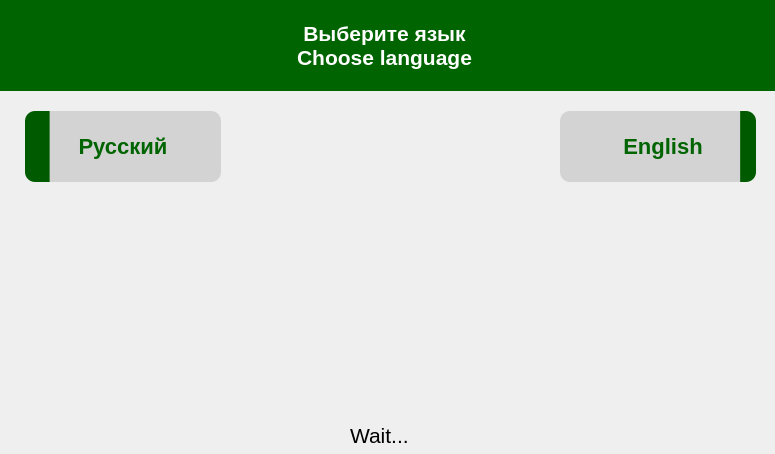
<?xml version="1.0" encoding="UTF-8"?>
<ui version="4.0">
 <class>change_lang</class>
 <widget class="QWidget" name="change_lang">
  <property name="geometry">
   <rect>
    <x>0</x>
    <y>0</y>
    <width>775</width>
    <height>454</height>
   </rect>
  </property>
  <property name="minimumSize">
   <size>
    <width>775</width>
    <height>454</height>
   </size>
  </property>
  <property name="maximumSize">
   <size>
    <width>775</width>
    <height>454</height>
   </size>
  </property>
  <property name="windowTitle">
   <string>choice language</string>
  </property>
  <property name="windowIcon">
   <iconset resource="res.qrc">
    <normaloff>:/rec/pictures/free-icon-atm-5346812.png</normaloff>:/rec/pictures/free-icon-atm-5346812.png</iconset>
  </property>
  <widget class="QGroupBox" name="wait_group">
   <property name="geometry">
    <rect>
     <x>180</x>
     <y>-20</y>
     <width>431</width>
     <height>491</height>
    </rect>
   </property>
   <property name="minimumSize">
    <size>
     <width>0</width>
     <height>454</height>
    </size>
   </property>
   <property name="autoFillBackground">
    <bool>false</bool>
   </property>
   <property name="styleSheet">
    <string notr="true">border:none;</string>
   </property>
   <property name="title">
    <string>GroupBox</string>
   </property>
   <widget class="QGraphicsView" name="graphicsView_2">
    <property name="geometry">
     <rect>
      <x>10</x>
      <y>40</y>
      <width>411</width>
      <height>391</height>
     </rect>
    </property>
    <property name="styleSheet">
     <string notr="true">background: transparent</string>
    </property>
   </widget>
   <widget class="QLabel" name="label_2">
    <property name="geometry">
     <rect>
      <x>170</x>
      <y>440</y>
      <width>151</width>
      <height>31</height>
     </rect>
    </property>
    <property name="font">
     <font>
      <pointsize>16</pointsize>
     </font>
    </property>
    <property name="styleSheet">
     <string notr="true"/>
    </property>
    <property name="text">
     <string>Wait...</string>
    </property>
   </widget>
  </widget>
  <widget class="QGroupBox" name="groupBox">
   <property name="geometry">
    <rect>
     <x>0</x>
     <y>70</y>
     <width>771</width>
     <height>161</height>
    </rect>
   </property>
   <property name="autoFillBackground">
    <bool>false</bool>
   </property>
   <property name="styleSheet">
    <string notr="true">border:none;</string>
   </property>
   <property name="title">
    <string/>
   </property>
   <property name="flat">
    <bool>false</bool>
   </property>
   <widget class="QWidget" name="layoutWidget">
    <property name="geometry">
     <rect>
      <x>10</x>
      <y>40</y>
      <width>761</width>
      <height>73</height>
     </rect>
    </property>
    <layout class="QHBoxLayout" name="horizontalLayout">
     <item>
      <widget class="QPushButton" name="russianBtn">
       <property name="enabled">
        <bool>true</bool>
       </property>
       <property name="sizePolicy">
        <sizepolicy hsizetype="Fixed" vsizetype="Fixed">
         <horstretch>0</horstretch>
         <verstretch>0</verstretch>
        </sizepolicy>
       </property>
       <property name="minimumSize">
        <size>
         <width>221</width>
         <height>71</height>
        </size>
       </property>
       <property name="autoFillBackground">
        <bool>false</bool>
       </property>
       <property name="styleSheet">
        <string notr="true">background-color: qlineargradient(spread:pad, x1:0.122749, y1:1, x2:0.129, y2:1, stop:0 rgba(0, 91, 0, 255), stop:1 rgba(211, 211, 211, 255));
color: #006400;
font-size: 22px;
font-weight: 700;
margin-left:15px;
margin-right: 10px;
border-radius: 10px;</string>
       </property>
       <property name="text">
        <string>Русский</string>
       </property>
       <property name="icon">
        <iconset resource="res.qrc">
         <normaloff>:/rec/pictures/free-icon-play-4210629.png</normaloff>:/rec/pictures/free-icon-play-4210629.png</iconset>
       </property>
       <property name="iconSize">
        <size>
         <width>30</width>
         <height>30</height>
        </size>
       </property>
       <property name="default">
        <bool>false</bool>
       </property>
      </widget>
     </item>
     <item>
      <spacer name="horizontalSpacer">
       <property name="orientation">
        <enum>Qt::Horizontal</enum>
       </property>
       <property name="sizeHint" stdset="0">
        <size>
         <width>40</width>
         <height>20</height>
        </size>
       </property>
      </spacer>
     </item>
     <item>
      <widget class="QPushButton" name="englishBtn">
       <property name="minimumSize">
        <size>
         <width>221</width>
         <height>71</height>
        </size>
       </property>
       <property name="layoutDirection">
        <enum>Qt::RightToLeft</enum>
       </property>
       <property name="autoFillBackground">
        <bool>false</bool>
       </property>
       <property name="styleSheet">
        <string notr="true">background-color:qlineargradient(spread:pad, x1:0.921631, y1:1, x2:0.917, y2:1, stop:0 rgba(0, 91, 0, 255), stop:1 rgba(211, 211, 211, 255));
color: #006400;
font-size: 22px;
font-weight: 700;
margin-left:10px;
margin-right: 15px;
border-radius: 10px;


</string>
       </property>
       <property name="text">
        <string>English</string>
       </property>
       <property name="icon">
        <iconset resource="res.qrc">
         <normaloff>:/rec/pictures/free-icon-play-4210629.png</normaloff>:/rec/pictures/free-icon-play-4210629.png</iconset>
       </property>
       <property name="iconSize">
        <size>
         <width>30</width>
         <height>30</height>
        </size>
       </property>
       <property name="default">
        <bool>false</bool>
       </property>
      </widget>
     </item>
    </layout>
   </widget>
  </widget>
  <widget class="QLabel" name="label">
   <property name="geometry">
    <rect>
     <x>-11</x>
     <y>0</y>
     <width>791</width>
     <height>91</height>
    </rect>
   </property>
   <property name="font">
    <font>
     <pointsize>16</pointsize>
     <bold>true</bold>
    </font>
   </property>
   <property name="styleSheet">
    <string notr="true">color:white;
background-color:#006400;</string>
   </property>
   <property name="text">
    <string>Выберите язык 
Choose language</string>
   </property>
   <property name="alignment">
    <set>Qt::AlignCenter</set>
   </property>
  </widget>
 </widget>
 <resources>
  <include location="res.qrc"/>
 </resources>
 <connections/>
</ui>
